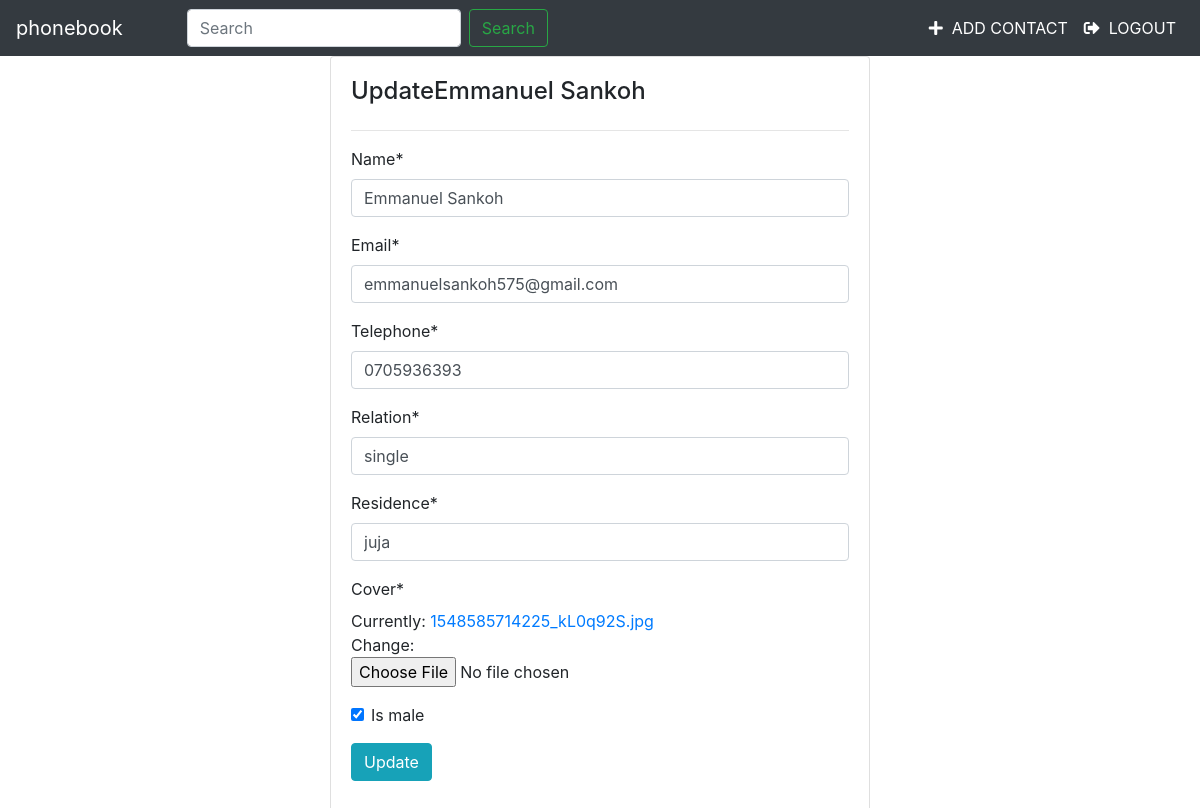
The app's page /1/Update-contact with its own data.
### phonebook/models.py (models this page shows, shortened)
class Contact(models.Model):
    user=models.ForeignKey(User, on_delete=models.CASCADE)
    name=models.CharField(max_length=45)
    email=models.EmailField()
    telephone=models.CharField(max_length=15)
    relation=models.CharField(max_length=45)
    residence=models.CharField(max_length=45)
    cover=models.FileField()
    is_male=models.BooleanField(default=True)
    created=models.DateTimeField(default=timezone.now)

### phonebook/views.py (the view)
# urls.py: path('<int:pk>/Update-contact', views.ContactUpdateView.as_view(), name='update-contact'),
class ContactUpdateView(UpdateView):
    model = Contact
    fields = ['name', 'email', 'telephone', 'relation', 'residence', 'cover', 'is_male']

### phonebook/templates/phonebook/contact_form.html (shortened to what this page needs)
{%extends 'phonebook/base.html'%}
{%load crispy_forms_tags%}
{%block content%}
<div class="container">
    <div class="row">
        <div class="col-sm-3"></div>
        <div class="col-sm-6">
            <div class="card card-body">
                <h4>{%if object%}Update{{object.name}}{%else%}Add Contact{%endif%}</h4>
                <hr>
                <form class="form-horizontal" method="POST" enctype="multipart/form-data">
                    {{form|crispy}}
                    <div class="form-group">
                        <button type="submit" class="btn btn-info">{%if object%}Update{%else%}Submit{%endif%}</button>
                    </div>
                </form>
            </div>
        </div>
    </div>
</div>
{%endblock%}

### records on screen
Contact: name "Emmanuel Sankoh", email "emmanuelsankoh575@gmail.com", telephone "0705936393", relation "single", residence "juja", is_male "☑"
